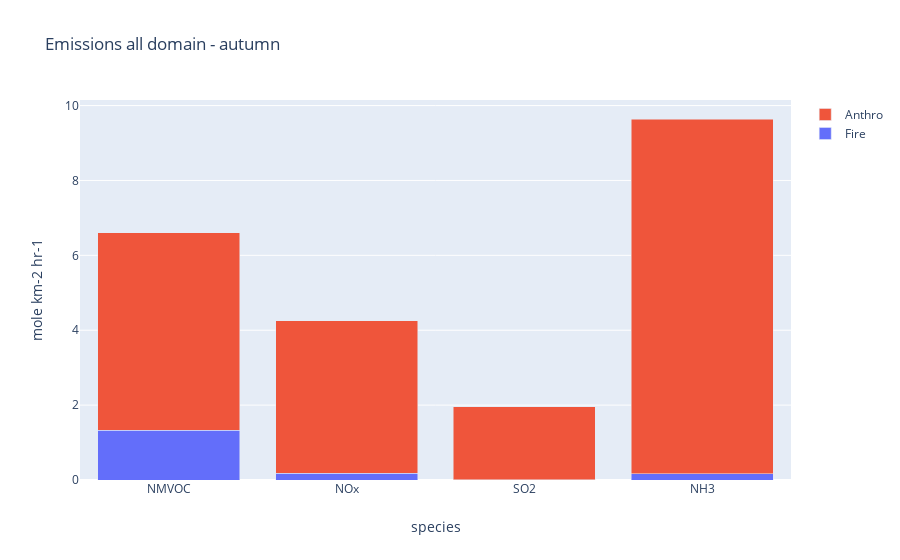

The notebook cell this image was saved under:
### Code cell
import plotly.graph_objects as go

bins=['NMVOC', 'NOx','SO2', 'NH3']

fig = go.Figure(data=[
go.Bar(name='Fire', x=bins, y=[st_dsf.NMVOC.values[0],st_dsf.NOx.values[0], st_dsf.ebu_in_so2.values[0],st_dsf.ebu_in_nh3.values[0]]),
go.Bar(name='Anthro', x=bins, y=[st_dsa.NMVOC.values[0],st_dsa.NOx.values[0], st_dsa.E_SO2.values[0],st_dsa.E_NH3.values[0]])
])
# Change the bar mode
fig.update_layout(barmode='stack',
title="Emissions all domain - autumn",
xaxis_title="species",
yaxis_title="mole km-2 hr-1")
fig.show()

### Figure 1 — Plotly figure (JSON) as saved in the notebook; plotly's stock layout.template omitted (floating-point values rounded to 4 significant figures)
{"data": [{"name": "Fire", "type": "bar", "x": ["NMVOC", "NOx", "SO2", "NH3"], "y": [1.323, 0.1776, 0.008369, 0.1626]}, {"name": "Anthro", "type": "bar", "x": ["NMVOC", "NOx", "SO2", "NH3"], "y": [5.274, 4.081, 1.948, 9.479]}], "layout": {"barmode": "stack", "title": {"text": "Emissions all domain - autumn"}, "xaxis": {"title": {"text": "species"}}, "yaxis": {"title": {"text": "mole km-2 hr-1"}}}}
